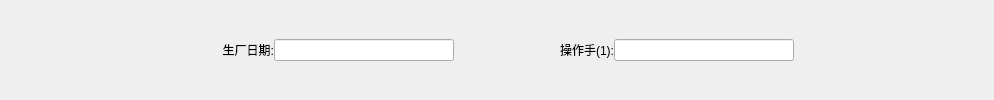
        <widget class="QWidget" name="widget_9" native="true">
         <layout class="QHBoxLayout" name="horizontalLayout_9">
          <property name="spacing">
           <number>0</number>
          </property>
          <property name="leftMargin">
           <number>0</number>
          </property>
          <property name="topMargin">
           <number>0</number>
          </property>
          <property name="rightMargin">
           <number>0</number>
          </property>
          <property name="bottomMargin">
           <number>0</number>
          </property>
          <item>
           <spacer name="horizontalSpacer_7">
            <property name="orientation">
             <enum>Qt::Horizontal</enum>
            </property>
            <property name="sizeType">
             <enum>QSizePolicy::Minimum</enum>
            </property>
            <property name="sizeHint" stdset="0">
             <size>
              <width>114</width>
              <height>20</height>
             </size>
            </property>
           </spacer>
          </item>
          <item>
           <widget class="QLabel" name="label_26">
            <property name="minimumSize">
             <size>
              <width>160</width>
              <height>0</height>
             </size>
            </property>
            <property name="maximumSize">
             <size>
              <width>160</width>
              <height>16777215</height>
             </size>
            </property>
            <property name="text">
             <string>生厂日期:</string>
            </property>
            <property name="alignment">
             <set>Qt::AlignRight|Qt::AlignTrailing|Qt::AlignVCenter</set>
            </property>
           </widget>
          </item>
          <item>
           <widget class="QLineEdit" name="lineEdit_23">
            <property name="minimumSize">
             <size>
              <width>180</width>
              <height>0</height>
             </size>
            </property>
            <property name="maximumSize">
             <size>
              <width>180</width>
              <height>16777215</height>
             </size>
            </property>
           </widget>
          </item>
          <item>
           <widget class="QLabel" name="label_25">
            <property name="minimumSize">
             <size>
              <width>160</width>
              <height>0</height>
             </size>
            </property>
            <property name="maximumSize">
             <size>
              <width>160</width>
              <height>16777215</height>
             </size>
            </property>
            <property name="text">
             <string>操作手(1):</string>
            </property>
            <property name="alignment">
             <set>Qt::AlignRight|Qt::AlignTrailing|Qt::AlignVCenter</set>
            </property>
           </widget>
          </item>
          <item>
           <widget class="QLineEdit" name="lineEdit_24">
            <property name="minimumSize">
             <size>
              <width>180</width>
              <height>0</height>
             </size>
            </property>
            <property name="maximumSize">
             <size>
              <width>180</width>
              <height>16777215</height>
             </size>
            </property>
           </widget>
          </item>
          <item>
           <spacer name="horizontalSpacer_10">
            <property name="orientation">
             <enum>Qt::Horizontal</enum>
            </property>
            <property name="sizeType">
             <enum>QSizePolicy::Maximum</enum>
            </property>
            <property name="sizeHint" stdset="0">
             <size>
              <width>200</width>
              <height>20</height>
             </size>
            </property>
           </spacer>
          </item>
         </layout>
        </widget>
